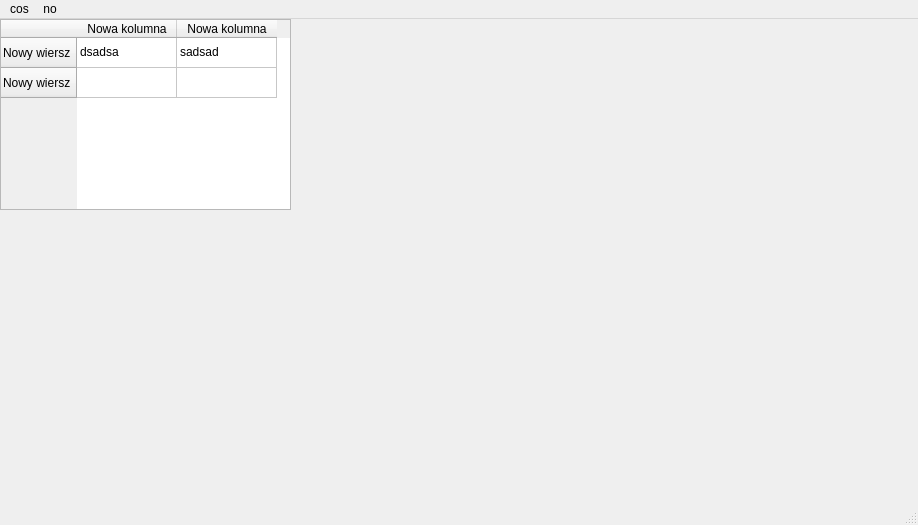
<?xml version="1.0" encoding="UTF-8"?>
<ui version="4.0">
 <class>MainWindow</class>
 <widget class="QMainWindow" name="MainWindow">
  <property name="geometry">
   <rect>
    <x>0</x>
    <y>0</y>
    <width>918</width>
    <height>525</height>
   </rect>
  </property>
  <property name="windowTitle">
   <string>MainWindow</string>
  </property>
  <widget class="QWidget" name="centralwidget">
   <widget class="QTableWidget" name="tableWidget">
    <property name="geometry">
     <rect>
      <x>0</x>
      <y>0</y>
      <width>291</width>
      <height>191</height>
     </rect>
    </property>
    <row>
     <property name="text">
      <string>Nowy wiersz</string>
     </property>
    </row>
    <row>
     <property name="text">
      <string>Nowy wiersz</string>
     </property>
    </row>
    <column>
     <property name="text">
      <string>Nowa kolumna</string>
     </property>
    </column>
    <column>
     <property name="text">
      <string>Nowa kolumna</string>
     </property>
    </column>
    <item row="0" column="0">
     <property name="text">
      <string>dsadsa</string>
     </property>
    </item>
    <item row="0" column="1">
     <property name="text">
      <string>sadsad</string>
     </property>
    </item>
   </widget>
  </widget>
  <widget class="QMenuBar" name="menubar">
   <property name="geometry">
    <rect>
     <x>0</x>
     <y>0</y>
     <width>918</width>
     <height>33</height>
    </rect>
   </property>
   <widget class="QMenu" name="menucos">
    <property name="title">
     <string>cos</string>
    </property>
    <addaction name="actioncos1"/>
   </widget>
   <widget class="QMenu" name="menuno">
    <property name="title">
     <string>no</string>
    </property>
   </widget>
   <addaction name="menucos"/>
   <addaction name="menuno"/>
  </widget>
  <widget class="QStatusBar" name="statusbar"/>
  <action name="actioncos1">
   <property name="text">
    <string>cos1</string>
   </property>
  </action>
 </widget>
 <resources/>
 <connections/>
</ui>
